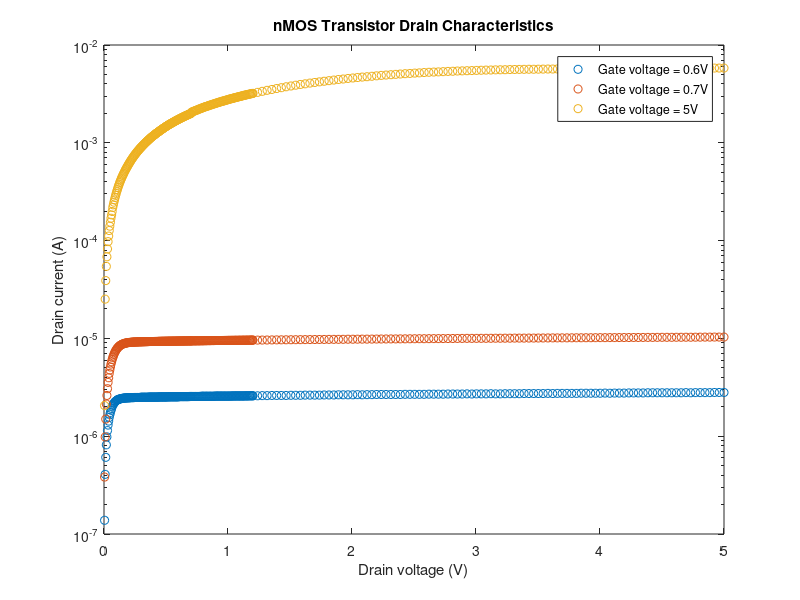
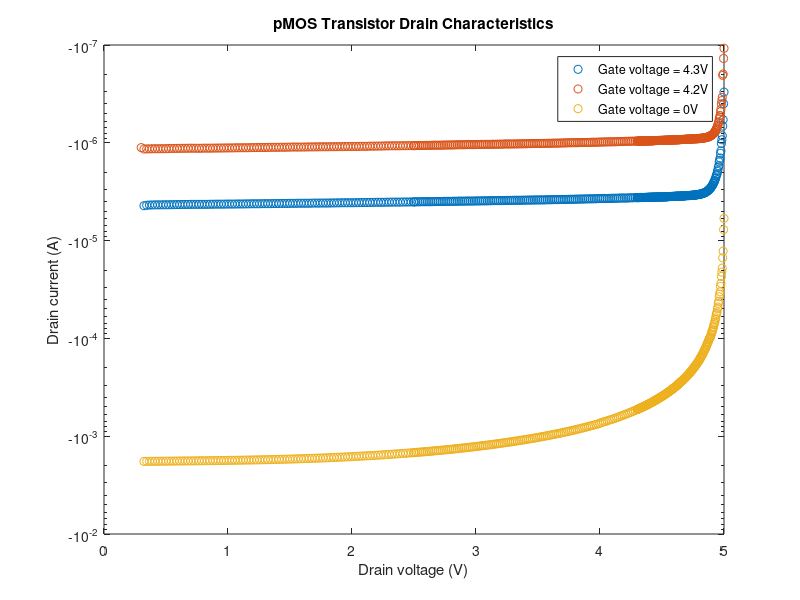
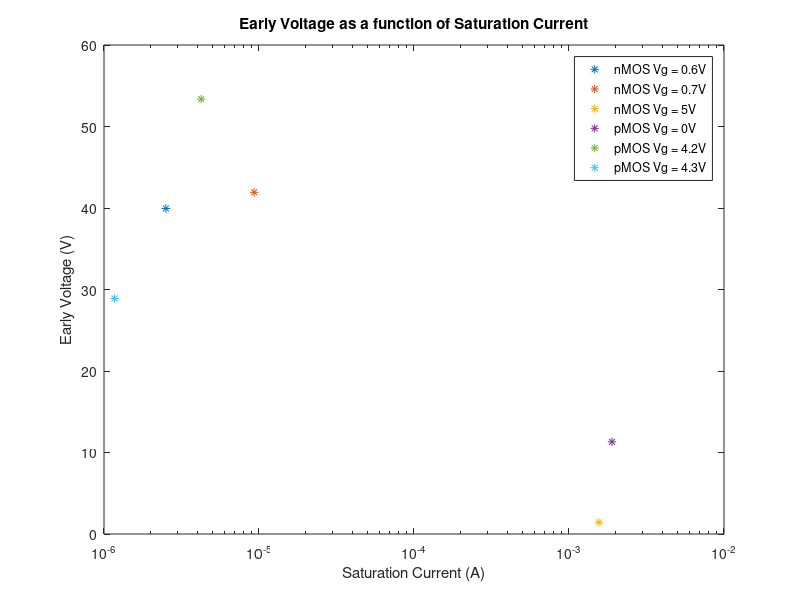
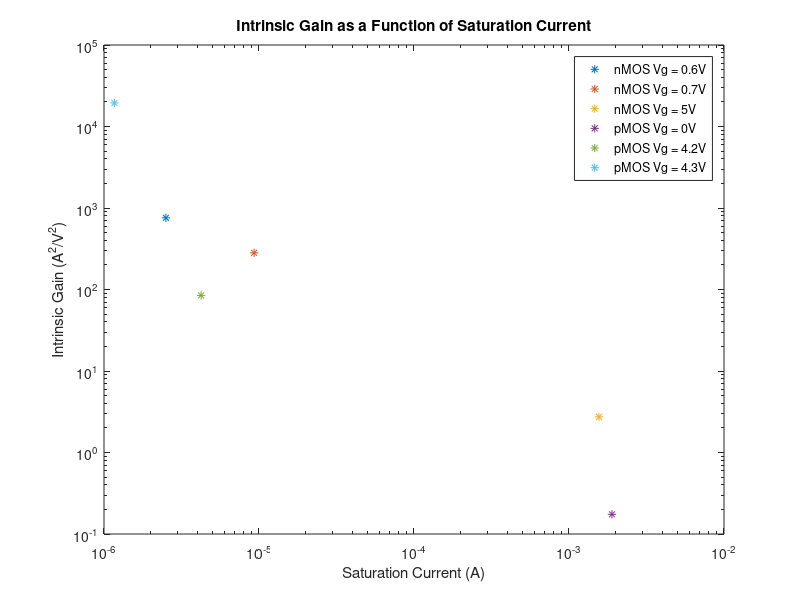

Write MATLAB code to recreate these figures, in order.
%% Setup
load('Exp3_compiled.mat');

%% Semilog plots
figure
semilogy(Vd_nMOS_0_6, Id_nMOS_0_6, 'o');
hold on
semilogy(Vd_nMOS_0_7, Id_nMOS_0_7, 'o');
hold on
semilogy(Vd_nMOS_5, Id_nMOS_5, 'o');
hold off
title('nMOS Transistor Drain Characteristics');
legend('Gate voltage = 0.6V', 'Gate voltage = 0.7V', 'Gate voltage = 5V');
xlabel('Drain voltage (V)');
ylabel('Drain current (A)');

figure
semilogy(Vd_pMOS_4_3(2:420), Id_pMOS_4_2(2:420), 'o');
hold on
semilogy(Vd_pMOS_4_2, Id_pMOS_4_3, 'o');
hold on
semilogy(Vd_pMOS_0(2:420), Id_pMOS_0(2:420), 'o');
hold on
title('pMOS Transistor Drain Characteristics');
legend('Gate voltage = 4.3V', 'Gate voltage = 4.2V', 'Gate voltage = 0V');
xlabel('Drain voltage (V)');
ylabel('Drain current (A)');

%% Extract saturation current

nfit1 = polyfit(Vd_nMOS_0_6(100:330), Id_nMOS_0_6(100:330), 1);
nfit2 = polyfit(Vd_nMOS_0_7(100:330), Id_nMOS_0_7(100:330), 1);
nfit3 = polyfit(Vd_nMOS_5(100:330), Id_nMOS_5(100:330), 1);

nro1 = 1/nfit1(1);
nro2 = 1/nfit2(1);
nro3 = 1/nfit3(1);

nIsat1 = nfit1(2);
nIsat2 = nfit2(2);
nIsat3 = nfit3(2);

pfit1 = polyfit(Vd_pMOS_0(1:135), Id_pMOS_0(1:135), 1);
pfit2 = polyfit(Vd_pMOS_4_2(1:135), Id_pMOS_4_2(1:135), 1);
pfit3 = polyfit(Vd_pMOS_4_3(1:135), Id_pMOS_4_3(1:135), 1);

pro1 = 1/pfit1(1);
pro2 = 1/pfit2(1);
pro3 = 1/pfit3(1);

pIsat1 = pfit1(2);
pIsat2 = pfit2(2);
pIsat3 = pfit3(2);

%% Extract Early voltage

nVA1 = nro1 * nIsat1;
nVA2 = nro2 * nIsat2;
nVA3 = nro3 * nIsat3;

pVA1 = pro1 * pIsat1;
pVA2 = pro2 * pIsat2;
pVA3 = pro3 * pIsat3;

%% Semilogx plot Early Voltage as function of saturation current

figure
semilogx(nIsat1, nVA1, '*');
hold on
semilogx(nIsat2, nVA2, '*');
hold on
semilogx(nIsat3, nVA3, '*');
hold on
semilogx(abs(pIsat1), abs(pVA1), '*');
hold on
semilogx(abs(pIsat2), abs(pVA2), '*');
hold on
semilogx(abs(pIsat3), abs(pVA3), '*');
title('Early Voltage as a function of Saturation Current');
xlabel('Saturation Current (A)');
ylabel('Early Voltage (V)');
legend('nMOS Vg = 0.6V', 'nMOS Vg = 0.7V', 'nMOS Vg = 5V', 'pMOS Vg = 0V', 'pMOS Vg = 4.2V', 'pMOS Vg = 4.3V');

%% Extract gs

ngsfit1 = polyfit(Vd_nMOS_0_6(1:5), Id_nMOS_0_6(1:5), 1);
ngsfit2 = polyfit(Vd_nMOS_0_7(1:30), Id_nMOS_0_7(1:30), 1);
ngsfit3 = polyfit(Vd_nMOS_5(1:80), Id_nMOS_5(1:80), 1);

ngs1 = ngsfit1(1);
ngs2 = ngsfit2(1);
ngs3 = ngsfit3(1);

pgsfit1 = polyfit(Vd_pMOS_4_2(400:420), Id_pMOS_4_2(400:420), 1);
pgsfit2 = polyfit(Vd_pMOS_4_3(390:420), Id_pMOS_4_3(390:420), 1);
pgsfit3 = polyfit(Vd_pMOS_0(330:420), Id_pMOS_0(330:420), 1);

pgs1 = pgsfit1(1);
pgs2 = pgsfit2(1);
pgs3 = pgsfit3(1);

%% Loglog plot intrinsic gain (gs ro) as function of saturation current

% Isat is a single value
% Isat is y intercept of fit in saturation region


ngsro1 = ngs1 .* nro1;
ngsro2 = ngs2 .* nro2;
ngsro3 = ngs3 .* nro3;

pgsro1 = pgs1 .* pro1;
pgsro2 = pgs2 .* pro2;
pgsro3 = pgs3 .* pro3;

figure
loglog(nIsat1, ngsro1, '*');
hold on
loglog(nIsat2, ngsro2, '*');
hold on
loglog(nIsat3, ngsro3, '*');
hold on
loglog(abs(pIsat1), pgsro1, '*');
hold on
loglog(abs(pIsat2), pgsro2, '*');
hold on
loglog(abs(pIsat3), pgsro3, '*');
title('Intrinsic Gain as a Function of Saturation Current');
xlabel('Saturation Current (A)');
ylabel('Intrinsic Gain (A^2/V^2)');
legend('nMOS Vg = 0.6V', 'nMOS Vg = 0.7V', 'nMOS Vg = 5V', 'pMOS Vg = 0V', 'pMOS Vg = 4.2V', 'pMOS Vg = 4.3V');
